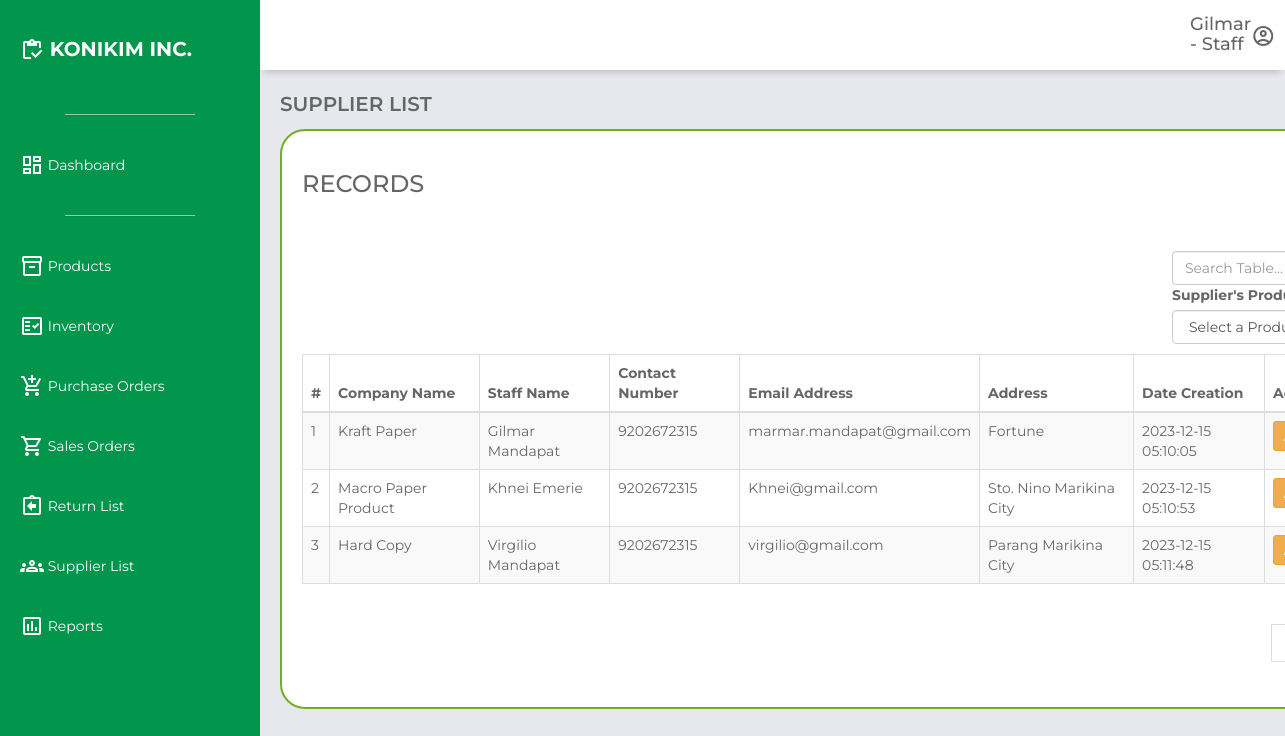
The app's page /supplier.php (signed in) with its own data.
### tables this page shows
CREATE TABLE `supplier_list` (
  `id` int(11) NOT NULL,
  `companyname` varchar(250) NOT NULL,
  `staffname` varchar(250) NOT NULL,
  `contactnumber` bigint(20) NOT NULL,
  `email` varchar(250) NOT NULL,
  `address` text NOT NULL,
  `creationdate` timestamp NOT NULL DEFAULT current_timestamp() ON UPDATE current_timestamp()
);

### supplier.php (the view, shortened to what this page needs)
<?php
if (isset($_SESSION['loggedin']) && $_SESSION['loggedin'] == true && isset($_SESSION['firstname']) && isset($_SESSION['user_type'])) {
    $userFirstName = $_SESSION['firstname'];
    $userType = $_SESSION['user_type'];
} else {
    $userFirstName = 'Unknown';
    $userType = 'Unknown';
}
$records_per_page = 10;
?>
<!DOCTYPE html>
<html lang="en">
<head>
    <link rel="stylesheet" href="https://unpkg.com/boxicons@2.0.7/css/boxicons.min.css">
    <link href="https://maxcdn.bootstrapcdn.com/bootstrap/3.3.0/css/bootstrap.min.css" rel="stylesheet">
    <link href="https://cdn.datatables.net/1.10.25/css/dataTables.bootstrap.min.css" rel="stylesheet">
    <link rel="stylesheet" href="css\dashboard.css">
</head>
<body>
    <div class="grid-container">
        <header class="header">
            <div class="header-right" style="margin-left: 900px;">
                <h4><?php echo htmlspecialchars($userFirstName); ?> - <?php echo htmlspecialchars($userType); ?></h4>
            </div>
            <div class="header-right">
                <span class="material-icons-outlined" id="userIcon">account_circle</span>
            </div>
        </header>
        <aside id="sidebar">
            <div class="sidebar-title">
                <div class="sidebar-brand">
                    <span class="material-icons-outlined">inventory</span> KONIKIM INC.
                </div>
            </div>
            <ul class="sidebar-list">
                <hr class="sidebar-divider hr-sidebar-divider">
                <li class="sidebar-list-item">
                    <a href="dashboard.php" target="_self">
                        <span class="material-icons-outlined">dashboard</span> Dashboard
                    </a>
                </li>
                <hr class="sidebar-divider hr-sidebar-divider">
                <li class="sidebar-list-item">
                    <a href="products.php" target="_self">
                        <span class="material-icons-outlined">inventory_2</span> Products
                    </a>
                </li>
                <li class="sidebar-list-item">
                    <a href="inventory.php" target="_self">
                        <span class="material-icons-outlined">fact_check</span> Inventory
                    </a>
                </li>
                <li class="sidebar-list-item">
                    <a href="purchase_orders.php" target="_self">
                        <span class="material-icons-outlined">add_shopping_cart</span> Purchase Orders
                    </a>
                </li>
                <li class="sidebar-list-item">
                    <a href="sales_orders.php" target="_self">
                        <span class="material-icons-outlined">shopping_cart</span> Sales Orders
                    </a>
                </li>
                <li class="sidebar-list-item">
                    <a href="return_list.php" target="_self">
                        <span class="material-icons-outlined">assignment_return</span> Return List
                    </a>
                </li>
                <li class="sidebar-list-item">
                    <a href="supplier.php" target="_self">
                        <span class="material-icons-outlined">groups</span> Supplier List
                    </a>
                </li>
                <li class="sidebar-list-item">
                    <a href="reports.php" target="_self">
                        <span class="material-icons-outlined">poll</span> Reports
                    </a>
                </li>
            </ul>
        </aside>
        <main class="main-container">
            <div class="main-title">
                <p class="font-weight-bold">SUPPLIER LIST</p>
            </div>
            <div class="container" style="font-family: 'Montserrat', sans-serif !important;">
                <div class="row">
                    <div class="col-md-12">
                        <h3>RECORDS</h3>
                    </div>
                </div>
                <div class="row">
                    <div class="col-md-3" style="margin-left: 870px; margin-bottom: 10px;">
                        <input type="text" id="tableSearch" class="form-control" placeholder="Search Table...">
                        <label for="itemDropdown">Supplier's Products Filter:</label>
                        <select id="itemDropdown" class="form-control" name="itemDropdown" onchange="filterSuppliers()">
                            <option value="">Select a Product</option>
                        </select>
                    </div>
                    <div class="col-md-12">
                        <div class="table-responsive">
                            <table class="table table-bordered table-striped">
                                <thead>
                                    <tr>
                                        <th>#</th>
                                        <th>Company Name</th>
                                        <th>Staff Name</th>
                                        <th>Contact Number</th>
                                        <th>Email Address</th>
                                        <th>Address</th>
                                        <th>Date Creation</th>
                                        <th>Action</th>
                                    </tr>
                                </thead>
                                <tbody class="supplier-table-body">
                                    <?php
                                    require_once 'db_config.php';
                                    $sql = mysqli_query($conn, "SELECT * FROM supplier_list");
                                    $count = 1;
                                    $row = mysqli_num_rows($sql);
                                    if ($row > 0) {
                                        while ($row = mysqli_fetch_array($sql)) {
                                    ?>
                                            <tr>
                                                <td><?php echo $count ?></td>
                                                <td><?php echo $row['companyname']; ?></td>
                                                <td><?php echo $row['staffname']; ?></td>
                                                <td><?php echo $row['contactnumber']; ?></td>
                                                <td><?php echo $row['email']; ?></td>
                                                <td><?php echo $row['address']; ?></td>
                                                <td><?php echo $row['creationdate']; ?></td>
                                                <td>
                                                    <div style="display: flex; align-items: center;">
                                                        <a href="supplier_edit.php?editid=<?php echo htmlentities($row['id']); ?>" class="btn btn-warning btn-sm" style="margin-right: 8px; position: relative;"><span class="glyphicon glyphicon-pencil"></span> Edit </a>
                                                    </div>
                                                </td>
                                            </tr>
                                    <?php
                                            $count = $count + 1;
                                        }
                                    }
                                    ?>
                                </tbody>
                            </table>
                        </div>
                        <div class="row">
                            <div class="col-md-12">
                                <div class="pagination" style="margin-left: 965px;">
                                    <?php
                                    $page_query = "SELECT COUNT(*) FROM supplier_list";
                                    $page_result = mysqli_query($conn, $page_query);
                                    $total_records = mysqli_fetch_array($page_result)[0];
                                    $total_pages = ceil($total_records / $records_per_page);
                                    for ($i = 1; $i <= $total_pages; $i++) {
                                        echo "<a href='supplier.php?page=" . $i . "'>" . $i . "</a> ";
                                    }
                                    ?>
                                </div>
                            </div>
                        </div>
                    </div>
                </div>
            </div>
        </main>
    </div>
</body>
</html>

### css/dashboard.css (style rules this page uses)
body { margin: 0; padding: 0; box-sizing: border-box; background-color: #e6e8ed; color: #666666; font-family: "Montserrat", sans-serif !important; }
.material-icons-outlined { vertical-align: middle; line-height: 1px; }
.font-weight-bold { font-weight: 600; }
.grid-container { display: grid; grid-template-columns: 260px 1fr 1fr 1fr; grid-template-rows: 0.2fr 3fr; grid-template-areas: "sidebar header header header" "sidebar main main main"; height: 100vh; }
.header { grid-area: header; height: 70px; background-color: #ffffff; display: flex; align-items: center; justify-content: space-between; padding: 0 30px 0 30px; box-shadow: 0 6px 7px -4px rgba(0, 0, 0, 0.2); }
#sidebar { grid-area: sidebar; height: 100%; background-color: #02964C; color: #ffffff; overflow-y: auto; transition: all 0.5s; -webkit-transition: all 0.5s; }
.hr-sidebar-divider { border-top: 1px solid #ddd; margin: 20px auto; width: 50%; opacity: 0.7; box-shadow: 0 1px 1px rgba(0, 0, 0, 0.1); }
.sidebar-title { display: flex; justify-content: space-between; align-items: center; padding: 20px 20px 20px 20px; margin-bottom: 30px; }
.sidebar-brand { margin-top: 15px; font-size: 20px; font-weight: 700; }
.sidebar-list { padding: 0; margin-top: 15px; list-style-type: none; }
.sidebar-list-item { padding: 20px 20px 20px 20px; }
.sidebar-list-item > a { text-decoration: none; color: #ffffff; }
.main-container { grid-area: main; overflow-y: auto; padding: 20px 20px; }
.container { background-color: #fff; border-radius: 25px; border: 2px solid #73AD21; padding: 20px; }
.main-title { display: flex; justify-content: space-between; }
.main-title > p { font-size: 20px; }

### supplier.php (style rules this page uses)
.pagination a { color: black; float: left; padding: 8px 16px; text-decoration: none; transition: background-color .3s; border: 1px solid #ddd; margin: 0 4px; }

### records on screen
supplier_list: companyname "Kraft Paper", staffname "Gilmar Mandapat", contactnumber "9202672315", email "marmar.mandapat@gmail.com", address "Fortune", creationdate "2023-12-15 05:10:05"
supplier_list: companyname "Macro Paper Product", staffname "Khnei Emerie", contactnumber "9202672315", email "Khnei@gmail.com", address "Sto. Nino Marikina City", creationdate "2023-12-15 05:10:53"
supplier_list: companyname "Hard Copy", staffname "Virgilio Mandapat", contactnumber "9202672315", email "virgilio@gmail.com", address "Parang Marikina City", creationdate "2023-12-15 05:11:48"

### other values on screen
$userFirstName "Gilmar"
$userType "Staff"
